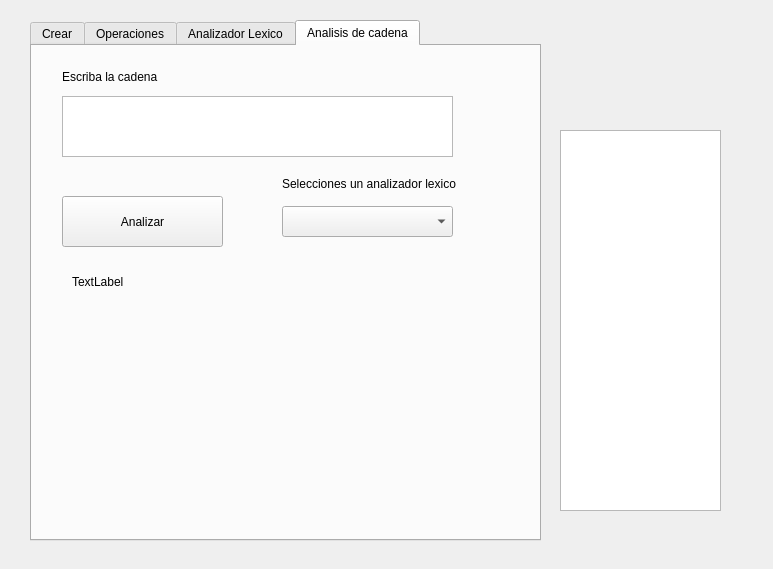
<?xml version="1.0" encoding="UTF-8"?>
<ui version="4.0">
 <class>Form</class>
 <widget class="QWidget" name="Form">
  <property name="geometry">
   <rect>
    <x>0</x>
    <y>0</y>
    <width>773</width>
    <height>569</height>
   </rect>
  </property>
  <property name="windowTitle">
   <string>Analizador Lexico</string>
  </property>
  <widget class="QTabWidget" name="Pestanias">
   <property name="geometry">
    <rect>
     <x>30</x>
     <y>20</y>
     <width>511</width>
     <height>521</height>
    </rect>
   </property>
   <property name="currentIndex">
    <number>3</number>
   </property>
   <widget class="QWidget" name="Crear">
    <attribute name="title">
     <string>Crear</string>
    </attribute>
    <widget class="QPushButton" name="pushButton_Crear">
     <property name="geometry">
      <rect>
       <x>150</x>
       <y>450</y>
       <width>171</width>
       <height>31</height>
      </rect>
     </property>
     <property name="text">
      <string>PushButton</string>
     </property>
    </widget>
    <widget class="QSpinBox" name="spinBox_num_Estados">
     <property name="geometry">
      <rect>
       <x>70</x>
       <y>40</y>
       <width>42</width>
       <height>22</height>
      </rect>
     </property>
    </widget>
    <widget class="QLabel" name="label_1">
     <property name="geometry">
      <rect>
       <x>20</x>
       <y>10</y>
       <width>101</width>
       <height>21</height>
      </rect>
     </property>
     <property name="text">
      <string>Numero de estados</string>
     </property>
    </widget>
    <widget class="QTextEdit" name="textEdit_Lenguale">
     <property name="geometry">
      <rect>
       <x>10</x>
       <y>170</y>
       <width>471</width>
       <height>71</height>
      </rect>
     </property>
    </widget>
    <widget class="QLabel" name="label_2">
     <property name="geometry">
      <rect>
       <x>10</x>
       <y>100</y>
       <width>81</width>
       <height>16</height>
      </rect>
     </property>
     <property name="text">
      <string>Lenguje:</string>
     </property>
    </widget>
    <widget class="QLabel" name="label_4">
     <property name="geometry">
      <rect>
       <x>10</x>
       <y>130</y>
       <width>341</width>
       <height>21</height>
      </rect>
     </property>
     <property name="text">
      <string>Ejemplo:simbolo,simbolo,simbolo,[simboloinicial-simbolofinal],simbolo</string>
     </property>
    </widget>
    <widget class="QLabel" name="label_5">
     <property name="geometry">
      <rect>
       <x>10</x>
       <y>250</y>
       <width>181</width>
       <height>21</height>
      </rect>
     </property>
     <property name="text">
      <string>Transiciones</string>
     </property>
    </widget>
    <widget class="QLabel" name="label_6">
     <property name="geometry">
      <rect>
       <x>20</x>
       <y>280</y>
       <width>351</width>
       <height>16</height>
      </rect>
     </property>
     <property name="text">
      <string>Ejemplo: [edo,edo,simbolo]-[edo,edo,simbolo-[edo,edo,simbolo]</string>
     </property>
    </widget>
    <widget class="QTextEdit" name="textEdit_Transiciones">
     <property name="geometry">
      <rect>
       <x>20</x>
       <y>320</y>
       <width>461</width>
       <height>111</height>
      </rect>
     </property>
    </widget>
    <widget class="QTextEdit" name="textEdit_EstadosAceptacion">
     <property name="geometry">
      <rect>
       <x>220</x>
       <y>50</y>
       <width>261</width>
       <height>31</height>
      </rect>
     </property>
    </widget>
    <widget class="QLabel" name="label_3">
     <property name="geometry">
      <rect>
       <x>230</x>
       <y>10</y>
       <width>131</width>
       <height>16</height>
      </rect>
     </property>
     <property name="text">
      <string>Estados de aceptacion</string>
     </property>
    </widget>
    <widget class="QLabel" name="label_7">
     <property name="geometry">
      <rect>
       <x>210</x>
       <y>30</y>
       <width>241</width>
       <height>16</height>
      </rect>
     </property>
     <property name="text">
      <string>Ejemplo:[edo,token-[edo,token]-[edo,token]</string>
     </property>
    </widget>
    <widget class="QLabel" name="label_13">
     <property name="geometry">
      <rect>
       <x>20</x>
       <y>40</y>
       <width>47</width>
       <height>21</height>
      </rect>
     </property>
     <property name="text">
      <string>0 hasta:</string>
     </property>
    </widget>
    <widget class="QLabel" name="label_19">
     <property name="geometry">
      <rect>
       <x>20</x>
       <y>70</y>
       <width>171</width>
       <height>16</height>
      </rect>
     </property>
     <property name="text">
      <string>El estado Inicial siempre sera el  0</string>
     </property>
    </widget>
   </widget>
   <widget class="QWidget" name="Operaciones">
    <attribute name="title">
     <string>Operaciones</string>
    </attribute>
    <widget class="QComboBox" name="comboBox_A1Unir">
     <property name="geometry">
      <rect>
       <x>20</x>
       <y>30</y>
       <width>171</width>
       <height>22</height>
      </rect>
     </property>
    </widget>
    <widget class="QComboBox" name="comboBox_A2Unir">
     <property name="geometry">
      <rect>
       <x>290</x>
       <y>30</y>
       <width>171</width>
       <height>22</height>
      </rect>
     </property>
    </widget>
    <widget class="QLineEdit" name="lineEdit_UnionNom">
     <property name="geometry">
      <rect>
       <x>20</x>
       <y>100</y>
       <width>171</width>
       <height>20</height>
      </rect>
     </property>
    </widget>
    <widget class="QLabel" name="label_14">
     <property name="geometry">
      <rect>
       <x>220</x>
       <y>30</y>
       <width>47</width>
       <height>21</height>
      </rect>
     </property>
     <property name="text">
      <string>Unir con</string>
     </property>
    </widget>
    <widget class="QComboBox" name="comboBox_A2Concat">
     <property name="geometry">
      <rect>
       <x>290</x>
       <y>170</y>
       <width>171</width>
       <height>22</height>
      </rect>
     </property>
    </widget>
    <widget class="QComboBox" name="comboBox_A1Concat">
     <property name="geometry">
      <rect>
       <x>20</x>
       <y>170</y>
       <width>171</width>
       <height>22</height>
      </rect>
     </property>
    </widget>
    <widget class="QLabel" name="label_15">
     <property name="geometry">
      <rect>
       <x>200</x>
       <y>170</y>
       <width>81</width>
       <height>16</height>
      </rect>
     </property>
     <property name="text">
      <string>Concatenar con</string>
     </property>
    </widget>
    <widget class="QLabel" name="label_16">
     <property name="geometry">
      <rect>
       <x>20</x>
       <y>70</y>
       <width>171</width>
       <height>16</height>
      </rect>
     </property>
     <property name="text">
      <string>Nombre de la union</string>
     </property>
    </widget>
    <widget class="QLineEdit" name="lineEdit_ConcatNom">
     <property name="geometry">
      <rect>
       <x>20</x>
       <y>240</y>
       <width>171</width>
       <height>20</height>
      </rect>
     </property>
    </widget>
    <widget class="QLabel" name="label_17">
     <property name="geometry">
      <rect>
       <x>20</x>
       <y>210</y>
       <width>171</width>
       <height>16</height>
      </rect>
     </property>
     <property name="text">
      <string>Nombre de la concatenacion</string>
     </property>
    </widget>
    <widget class="QPushButton" name="pushButton_Unir">
     <property name="geometry">
      <rect>
       <x>290</x>
       <y>100</y>
       <width>171</width>
       <height>23</height>
      </rect>
     </property>
     <property name="text">
      <string>Unir</string>
     </property>
    </widget>
    <widget class="QPushButton" name="pushButton_Concat">
     <property name="geometry">
      <rect>
       <x>290</x>
       <y>240</y>
       <width>171</width>
       <height>23</height>
      </rect>
     </property>
     <property name="text">
      <string>concatenar</string>
     </property>
    </widget>
    <widget class="QPushButton" name="pushButton_CerraduraPositiva">
     <property name="geometry">
      <rect>
       <x>20</x>
       <y>330</y>
       <width>171</width>
       <height>23</height>
      </rect>
     </property>
     <property name="text">
      <string>Cerradura +</string>
     </property>
    </widget>
    <widget class="QPushButton" name="pushButton_CerraduraEpsilon">
     <property name="geometry">
      <rect>
       <x>20</x>
       <y>370</y>
       <width>171</width>
       <height>23</height>
      </rect>
     </property>
     <property name="text">
      <string>Cerradura Eepsilon</string>
     </property>
    </widget>
    <widget class="QPushButton" name="pushButton_Opcional">
     <property name="geometry">
      <rect>
       <x>20</x>
       <y>410</y>
       <width>171</width>
       <height>23</height>
      </rect>
     </property>
     <property name="text">
      <string>Opcional</string>
     </property>
    </widget>
    <widget class="QComboBox" name="comboBox_ACerradura">
     <property name="geometry">
      <rect>
       <x>290</x>
       <y>360</y>
       <width>171</width>
       <height>22</height>
      </rect>
     </property>
    </widget>
    <widget class="QLabel" name="label_18">
     <property name="geometry">
      <rect>
       <x>270</x>
       <y>330</y>
       <width>201</width>
       <height>16</height>
      </rect>
     </property>
     <property name="text">
      <string>Seleccionar automata para cerradura</string>
     </property>
    </widget>
   </widget>
   <widget class="QWidget" name="AnalizadorLexico">
    <attribute name="title">
     <string>Analizador Lexico</string>
    </attribute>
    <widget class="QPushButton" name="pushButton_CrearAnalizador">
     <property name="geometry">
      <rect>
       <x>150</x>
       <y>310</y>
       <width>141</width>
       <height>41</height>
      </rect>
     </property>
     <property name="text">
      <string>Crear Analizador Lexico</string>
     </property>
    </widget>
    <widget class="QLabel" name="label_11">
     <property name="geometry">
      <rect>
       <x>50</x>
       <y>60</y>
       <width>151</width>
       <height>16</height>
      </rect>
     </property>
     <property name="text">
      <string>Nombre para el analizador</string>
     </property>
    </widget>
    <widget class="QLineEdit" name="lineEdit_AnalizadorNom">
     <property name="geometry">
      <rect>
       <x>200</x>
       <y>59</y>
       <width>191</width>
       <height>21</height>
      </rect>
     </property>
    </widget>
    <widget class="QLabel" name="label_12">
     <property name="geometry">
      <rect>
       <x>190</x>
       <y>390</y>
       <width>101</width>
       <height>16</height>
      </rect>
     </property>
     <property name="text">
      <string>TextLabel</string>
     </property>
    </widget>
   </widget>
   <widget class="QWidget" name="AnalisisCadena">
    <attribute name="title">
     <string>Analisis de cadena</string>
    </attribute>
    <widget class="QPushButton" name="pushButton_AnalizarCad">
     <property name="geometry">
      <rect>
       <x>30</x>
       <y>150</y>
       <width>161</width>
       <height>51</height>
      </rect>
     </property>
     <property name="text">
      <string>Analizar</string>
     </property>
    </widget>
    <widget class="QTextEdit" name="textEdit_4">
     <property name="geometry">
      <rect>
       <x>30</x>
       <y>50</y>
       <width>391</width>
       <height>61</height>
      </rect>
     </property>
    </widget>
    <widget class="QLabel" name="label_8">
     <property name="geometry">
      <rect>
       <x>30</x>
       <y>20</y>
       <width>161</width>
       <height>21</height>
      </rect>
     </property>
     <property name="text">
      <string>Escriba la cadena</string>
     </property>
    </widget>
    <widget class="QLabel" name="label_9">
     <property name="geometry">
      <rect>
       <x>40</x>
       <y>220</y>
       <width>131</width>
       <height>31</height>
      </rect>
     </property>
     <property name="text">
      <string>TextLabel</string>
     </property>
    </widget>
    <widget class="QComboBox" name="comboBox_Analizadores">
     <property name="geometry">
      <rect>
       <x>250</x>
       <y>160</y>
       <width>171</width>
       <height>31</height>
      </rect>
     </property>
    </widget>
    <widget class="QLabel" name="label_10">
     <property name="geometry">
      <rect>
       <x>250</x>
       <y>130</y>
       <width>191</width>
       <height>16</height>
      </rect>
     </property>
     <property name="text">
      <string>Selecciones un analizador lexico</string>
     </property>
    </widget>
   </widget>
  </widget>
  <widget class="QListView" name="listView">
   <property name="geometry">
    <rect>
     <x>560</x>
     <y>130</y>
     <width>161</width>
     <height>381</height>
    </rect>
   </property>
  </widget>
 </widget>
 <resources/>
 <connections/>
</ui>
